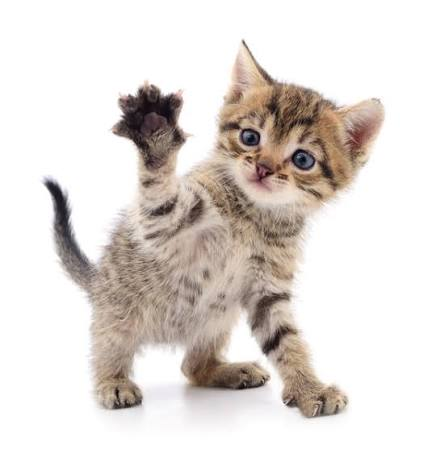
#> input picture Computer_Vision/CV02/cat.jpg, 432 x 462 px
$ jupyter execute --allow-errors Untitled1.ipynb   (text cells are left out)
#> lines starting #> are read from the running program, lines starting #| are printed output that depends on the picture; pictures that were not available may be replaced by others from this repository, and a replacement may not be noted
[cell 1]
import cv2
import os
import numpy as np
import torch
import torchvision.transforms as T
from torchvision.models.segmentation import deeplabv3_resnet101, DeepLabV3_ResNet101_Weights
import matplotlib.pyplot as plt

home_dir = os.getenv('HOME')
#> (the rest of this cell did not finish here and is left out)

[cell 2]
cat_img_path = "cat.jpg"  # 고양이 이미지를 준비해주세요
sand_img_path = "sand.jpg"  # 사막 배경 이미지를 준비해주세요

cat_img = cv2.imread(cat_img_path)
#> cat_img is the input picture: shape (462, 432, 3); mean B, G, R 213.3, 217.6, 224.2
sand_img = cv2.imread(sand_img_path)
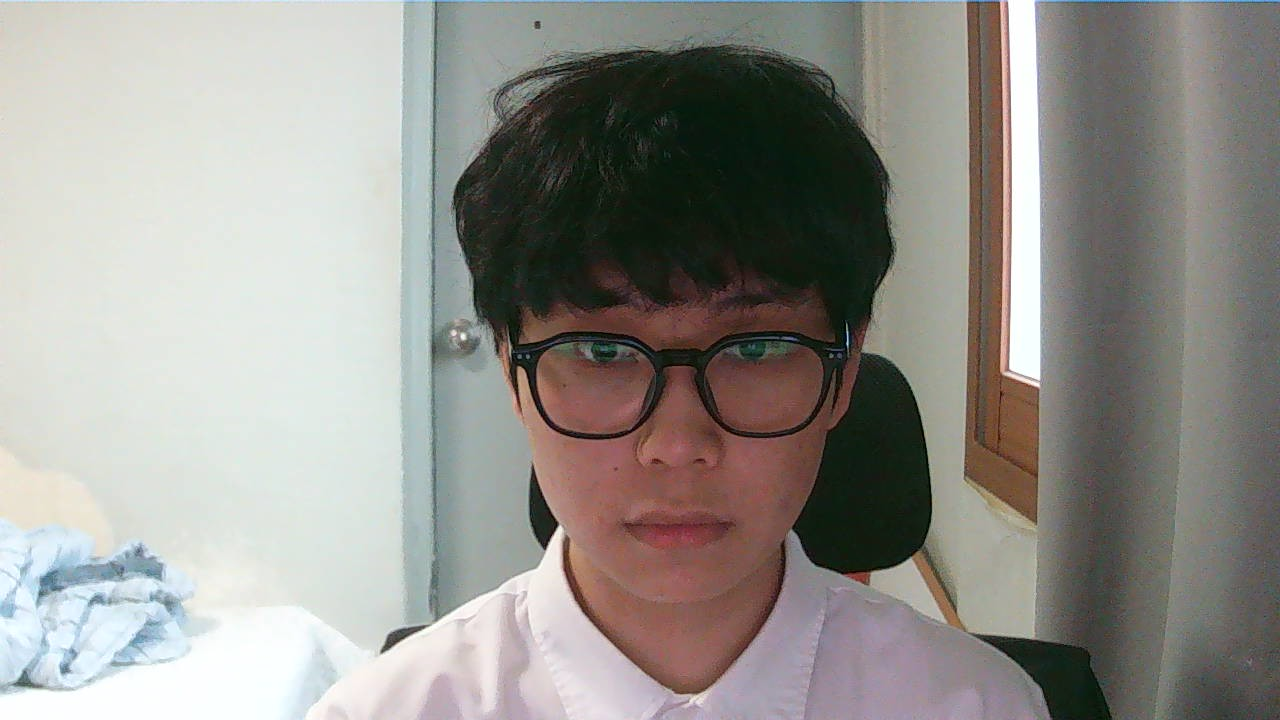
#> input picture Computer_Vision/CV02/my_face1.jpg, 1280 x 720 px, given in place of sand.jpg, which was not available
#> sand_img is the input picture: shape (720, 1280, 3); mean B, G, R 140.6, 145.8, 147.8

cat_img = cv2.cvtColor(cat_img, cv2.COLOR_BGR2RGB)
sand_img = cv2.cvtColor(sand_img, cv2.COLOR_BGR2RGB)

print(f"원본 고양이 이미지 크기: {cat_img.shape}")
#| 원본 고양이 이미지 크기: (462, 432, 3)
print(f"배경(사막) 이미지 크기: {sand_img.shape}")
#| 배경(사막) 이미지 크기: (720, 1280, 3)

plt.figure(figsize=(10, 5))
plt.subplot(1, 2, 1)
plt.imshow(cat_img)

plt.subplot(1, 2, 2)
plt.imshow(sand_img)

plt.show()
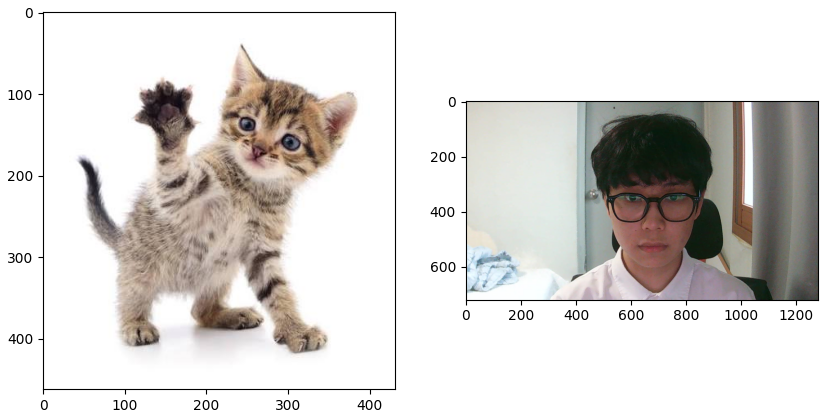
#> figure drawn by matplotlib, 2 panels

#> (a cell that did not finish here is left out)

#> (a cell that did not finish here is left out)

#> (a cell that did not finish here is left out)

#> (a cell that did not finish here is left out)

[cell 7]
# 배경을 고양이 이미지 크기에 맞춤
sand_img_resized = cv2.resize(sand_img, (cat_img.shape[1], cat_img.shape[0]))
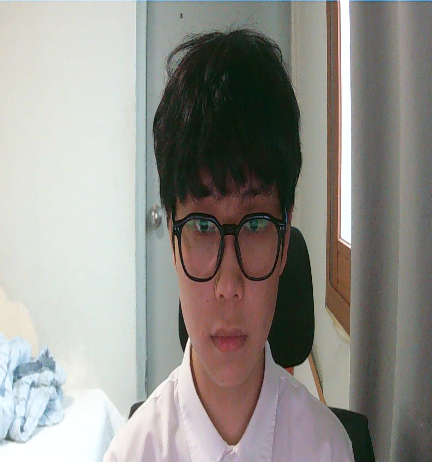
#> sand_img_resized: shape (462, 432, 3); mean R, G, B 147.7, 145.7, 140.5

# 고양이 부분만 남기고 배경 적용
#> (the rest of this cell did not finish here and is left out)
